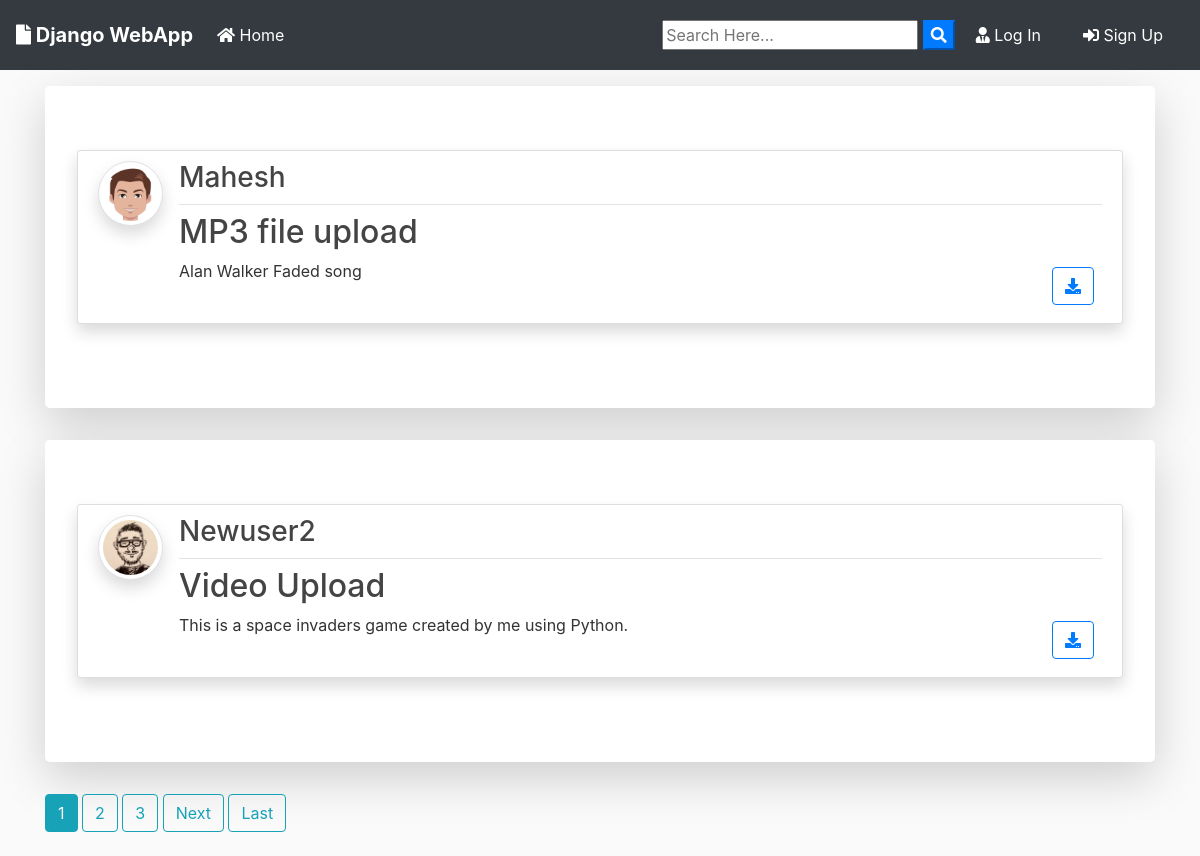
Before: / with the older database file.
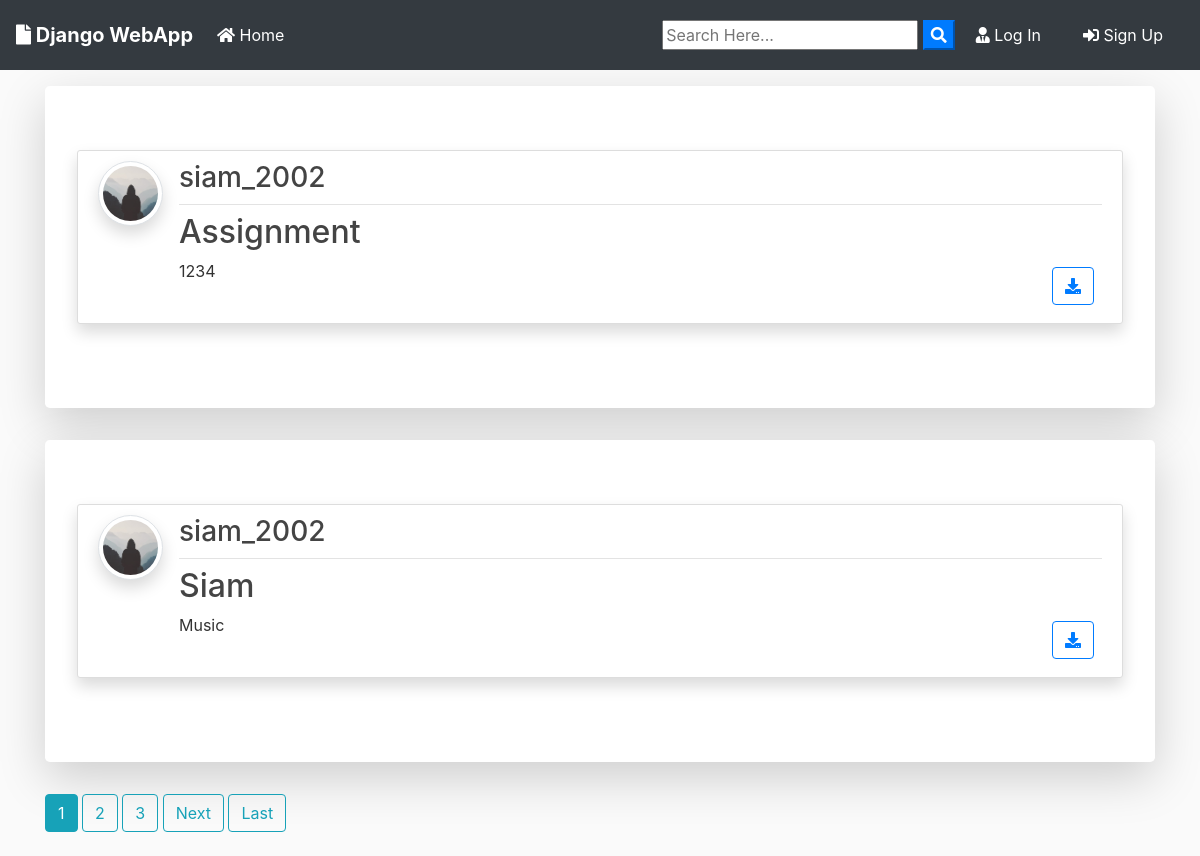
After: the same page with the newer database file.
### blog/models.py (models this page shows, shortened)
class Post(models.Model):
	title = models.CharField(max_length=100)
	file = models.FileField(null=True,blank=True,upload_to='Files')
	content = models.TextField()
	date_posted = models.DateTimeField(default=timezone.now)
	author = models.ForeignKey(User, on_delete=models.CASCADE)

### users/models.py (models this page shows, shortened)
class Profile(models.Model):
    user = models.OneToOneField(User, on_delete=models.CASCADE)
    image = models.ImageField(default='default.jpg', upload_to='profile_pics')

### blog/views.py (the view)
# urls.py: path('', PostListView.as_view(), name='blog-home'),
class PostListView(ListView):
    model = Post
    template_name = 'blog/home.html'  # <app>/<model>_<viewtype>.html
    context_object_name = 'posts'
    ordering = ['-date_posted']
    paginate_by = 2

### blog/templates/blog/home.html (shortened to what this page needs)
{% extends "blog/base.html" %}
{% block content %}
    {% for post in posts %}
      <div class="jumbotron mt-3 bg-white shadow-lg">
      <article class="media content-section shadow">
        <a href="{{ post.author.profile.image.url }} " target="_blank"> <img src="{{ post.author.profile.image.url }}  " alt="" class="article-img rounded-circle img-thumbnail img-fluid shadow">
        </a>
        <div class="media-body">
          <div class="article-metadata d-flex justify-content-between">
            <a class="mr-2 " href="{% url 'user-posts' post.author.username  %}"><h3>{{ post.author }}</h3></a>
          </div>
          <h2><a class="article-title text-justify " href="{% url 'post-detail' post.id %}">{{ post.title }}</a></h2>
          <div class="d-flex justify-content-between">
            <p class="article-content text-justify text-truncate overflow-hidden">{{ post.content }}</p>
            {% if post.file %}
          <div class="form-group mt-0 pt-0  m-2">
            <a class="btn btn-outline-primary  btn-d "  href="{{ post.file.url }}"  download type="submit"><i class="fas fa-download"></i></a>
          </div>
          {% endif %}
          </div>
        </div>
      </article>
      </div>
    {% endfor %}
    {% if is_paginated %}
      {% for num in page_obj.paginator.page_range %}
        {% if page_obj.number == num %}
          <a class="btn btn-info mb-4" href="?page={{ num }}">{{ num }}</a>
        {% elif num > page_obj.number|add:'-3' and num < page_obj.number|add:'3' %}
          <a class="btn btn-outline-info mb-4" href="?page={{ num }}">{{ num }}</a>
        {% endif %}
      {% endfor %}
      {% if page_obj.has_next %}
        <a class="btn btn-outline-info mb-4" href="?page={{ page_obj.next_page_number }}">Next</a>
        <a class="btn btn-outline-info mb-4" href="?page={{ page_obj.paginator.num_pages }}">Last</a>
      {% endif %}
    {% endif %}
{% endblock content %}

### blog/templates/blog/base.html (shortened to what this page needs)
{% load static %}
<!doctype html>
<html lang="en">
  <head>
    <link rel="stylesheet" href="https://stackpath.bootstrapcdn.com/bootstrap/4.3.1/css/bootstrap.min.css">
    <link rel="stylesheet" href="https://use.fontawesome.com/releases/v5.8.1/css/all.css" >
    <link rel="stylesheet" href="{% static 'blog/main.css' %}">
</head>
  <body>
        <nav class="navbar navbar-expand-lg navbar-dark bg-dark">
                <a class="navbar-brand font-weight-bold" href="{% url 'blog-home' %}"><i class="fas fa-file"></i> Django WebApp</a>
                <div class="collapse navbar-collapse" id="navbarSupportedContent">
                  <ul class="navbar-nav mr-auto">
                    <li class="nav-item active">
                      <a class="nav-link" href="{% url 'blog-home' %}"><i class="fas fa-home"></i> Home <span class="sr-only">(current)</span></a>
                    </li>
                  </ul>
                  <form id="searchform" action="{% url 'search' %}" method="get">
                    <input type="text" name="q" type="text" value="{{ request.GET.q }}" placeholder="Search Here..." />
                    <button type="button" onclick="searchform.submit()" class=" text-white my-color btn-primary"><i class="fa fa-search"></i></button>
                </form>
                    {% if user.is_authenticated %}
                    <a href="{% url 'user-posts' user %}" class="btn text-white m-2"><i class="fas fa-user-shield"></i> My Post</a>
                    <a href="{% url 'post-create' %} " class="btn text-white m-2"><i class="fas fa-user-edit"></i> New Post</a>
                    <a href="{% url 'profile' %} " class="btn text-white m-2"><i class="fas fa-user"></i> {{ user.username }}</a>
                    <form method="post" action="{% url 'logout' %}" style="display: inline;">
                      {% csrf_token %}
                      <button type="submit" class="btn text-white m-2" style="background: none; border: none;">
                        <i class="fas fa-sign-out-alt"></i> Log Out
                      </button>
                    </form>
                    {% else %}
                    <a href="{% url 'login' %} " class="btn text-white m-2"><i class="fas fa-user-tie"></i> Log In</a>
                    <a href="{% url 'register' %} " class="btn text-white m-2"> <i class="fas fa-sign-in-alt"></i> Sign Up</a>
                    {% endif %}
                </div>
              </nav>
      <div class="container my-bg">
    {% block content %}
    {% endblock  %}
</div>
  </body>
</html>

### blog/static/blog/main.css (style rules this page uses)
body { background: #fafafa; color: #333333; margin-top: 0; }
h1, h2, h3, h4, h5, h6 { color: #444444; }
ul { margin: 0; }
.content-section { background: #ffffff; padding: 10px 20px; border: 1px solid #dddddd; border-radius: 3px; margin-bottom: 20px; }
.article-title { color: #444444; }
.article-content { white-space: pre-line; }
.article-img { height: 65px; width: 65px; margin-right: 16px; }
.article-metadata { padding-bottom: 1px; margin-bottom: 4px; border-bottom: 1px solid #e3e3e3 }

Changed rows visible on the page:
no longer on this page (row unchanged): Post: author.profile.image (picture), author "Mahesh", title "MP3 file upload", content "Alan Walker Faded song"
no longer on this page (row unchanged): Post: author.profile.image (picture), author "Newuser2", title "Video Upload", content "This is a space invaders game created by me using Python."
added Post: author.profile.image (placeholder picture), author "siam_2002", title "Assignment", content "1234"
added Post: author.profile.image (placeholder picture), author "siam_2002", title "Siam", content "Music"
